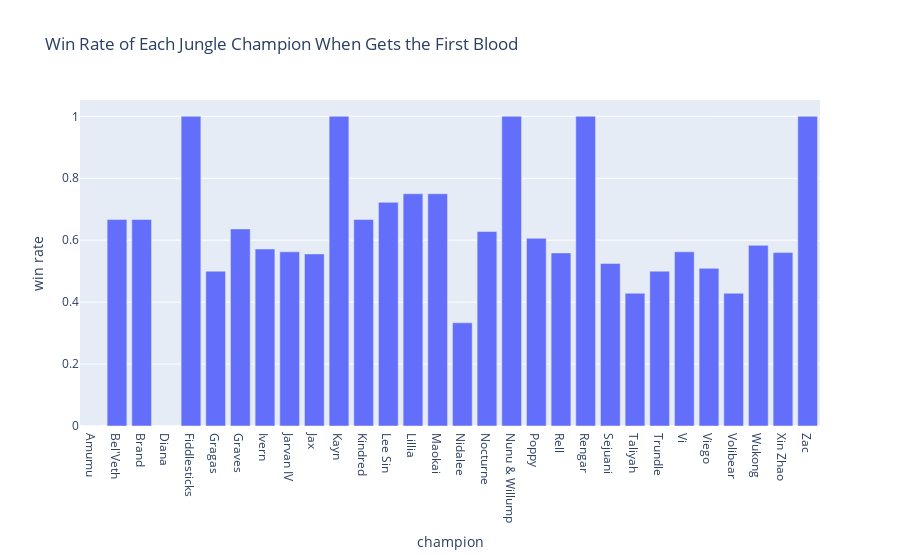

Here is the notebook cell this chart was saved with:
### Code cell
df_plot_3 = df_plot_2.copy()
df_plot_3['win rate'] = df_plot_3['result'] / df_plot_3['firstbloodkill']
fig = px.bar(df_plot_3, y = 'win rate', title='Win Rate of Each Jungle Champion When Gets the First Blood')
fig.show()
fig.write_html('BA2.html', include_plotlyjs='cdn')

### Figure 1 — Plotly figure (JSON) as saved in the notebook; plotly's stock layout.template omitted (floating-point values rounded to 4 significant figures)
{"data": [{"alignmentgroup": "True", "hovertemplate": "champion=%{x}<br>win rate=%{y}<extra></extra>", "legendgroup": "", "marker": {"color": "#636efa", "pattern": {"shape": ""}}, "name": "", "offsetgroup": "", "orientation": "v", "showlegend": false, "textposition": "auto", "type": "bar", "x": ["Amumu", "Bel'Veth", "Brand", "Diana", "Fiddlesticks", "Gragas", "Graves", "Ivern", "Jarvan IV", "Jax", "Kayn", "Kindred", "Lee Sin", "Lillia", "Maokai", "Nidalee", "Nocturne", "Nunu & Willump", "Poppy", "Rell", "Rengar", "Sejuani", "Taliyah", "Trundle", "Vi", "Viego", "Volibear", "Wukong", "Xin Zhao", "Zac"], "xaxis": "x", "y": [0, 0.6667, 0.6667, 0, 1, 0.5, 0.6364, 0.5714, 0.5625, 0.5556, 1, 0.6667, 0.7222, 0.75, 0.75, 0.3333, 0.6279, 1, 0.6061, 0.5588, 1, 0.525, 0.4286, 0.5, 0.5625, 0.5091, 0.4286, 0.5833, 0.56, 1], "yaxis": "y"}], "layout": {"barmode": "relative", "legend": {"tracegroupgap": 0}, "title": {"text": "Win Rate of Each Jungle Champion When Gets the First Blood"}, "xaxis": {"anchor": "y", "domain": [0, 1], "title": {"text": "champion"}}, "yaxis": {"anchor": "x", "domain": [0, 1], "title": {"text": "win rate"}}}}
